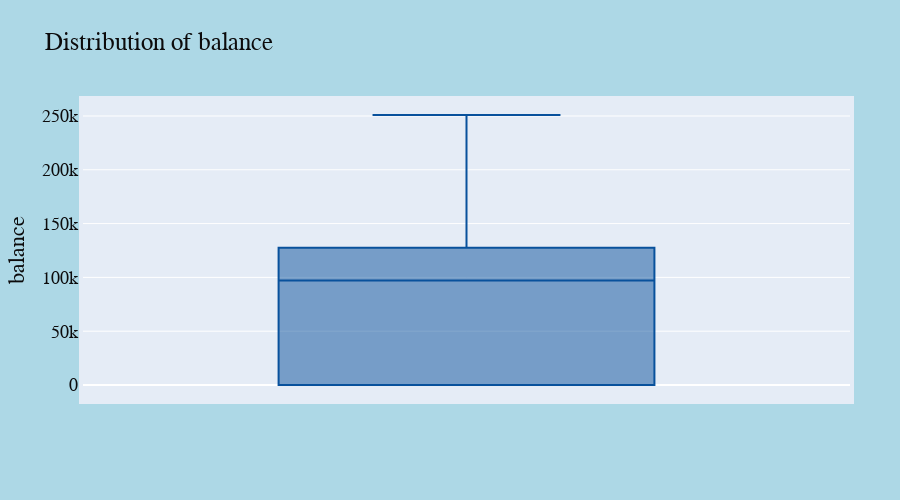
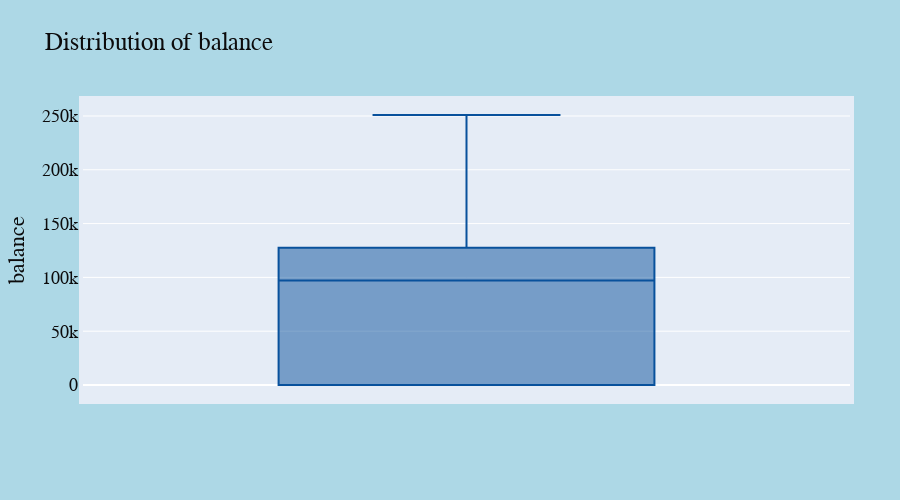

Notebook code cell kept with these figures, in order:
### Code cell
# balance distribution graph

fig = px.box(df, y="balance")
fig.update_layout(
    autosize=False,
    width=900,
    height=500,
    margin=dict(
        l=50,
        r=50,
        b=100,
        t=100,
        pad=4
    ),
    paper_bgcolor="LightBlue",
)
fig.update_traces(jitter=0,name="Suspected Outliers",
    boxpoints='suspectedoutliers',
    marker=dict(
        color='rgb(8,81,156)',
        outliercolor='rgba(219, 64, 82, 0.6)',
        line=dict(
            outliercolor='rgba(219, 64, 82, 0.6)',
            outlierwidth=2)),
    line_color='rgb(8,81,156)')
fig.update_layout(
    height=500,font=dict(
        family="Courier New, monospace",
        size=18,
        color="#0c0b0c"),

    title_text='Distribution of balance')
fig.show()


fig.show()

### Figure 1 — Plotly figure (JSON) as saved in the notebook; plotly's stock layout.template omitted (floating-point values rounded to 4 significant figures; data arrays with more than 128 entries replaced by an {"elided": "..."} marker saying what was removed)
{"data": [{"alignmentgroup": "True", "boxpoints": "suspectedoutliers", "hovertemplate": "balance=%{y}<extra></extra>", "jitter": 0, "legendgroup": "", "line": {"color": "rgb(8,81,156)"}, "marker": {"color": "rgb(8,81,156)", "line": {"outliercolor": "rgba(219, 64, 82, 0.6)", "outlierwidth": 2}, "outliercolor": "rgba(219, 64, 82, 0.6)"}, "name": "Suspected Outliers", "notched": false, "offsetgroup": "", "orientation": "v", "showlegend": false, "type": "box", "x0": " ", "xaxis": "x", "y": {"elided": "10000 float values"}, "y0": " ", "yaxis": "y"}], "layout": {"autosize": false, "boxmode": "group", "font": {"color": "#0c0b0c", "family": "Courier New, monospace", "size": 18}, "height": 500, "legend": {"tracegroupgap": 0}, "margin": {"b": 100, "l": 50, "pad": 4, "r": 50, "t": 100}, "paper_bgcolor": "LightBlue", "title": {"text": "Distribution of balance"}, "width": 900, "xaxis": {"anchor": "y", "domain": [0, 1]}, "yaxis": {"anchor": "x", "domain": [0, 1], "title": {"text": "balance"}}}}

### Figure 2 — Plotly figure (JSON) as saved in the notebook; plotly's stock layout.template omitted (floating-point values rounded to 4 significant figures; data arrays with more than 128 entries replaced by an {"elided": "..."} marker saying what was removed)
{"data": [{"alignmentgroup": "True", "boxpoints": "suspectedoutliers", "hovertemplate": "balance=%{y}<extra></extra>", "jitter": 0, "legendgroup": "", "line": {"color": "rgb(8,81,156)"}, "marker": {"color": "rgb(8,81,156)", "line": {"outliercolor": "rgba(219, 64, 82, 0.6)", "outlierwidth": 2}, "outliercolor": "rgba(219, 64, 82, 0.6)"}, "name": "Suspected Outliers", "notched": false, "offsetgroup": "", "orientation": "v", "showlegend": false, "type": "box", "x0": " ", "xaxis": "x", "y": {"elided": "10000 float values"}, "y0": " ", "yaxis": "y"}], "layout": {"autosize": false, "boxmode": "group", "font": {"color": "#0c0b0c", "family": "Courier New, monospace", "size": 18}, "height": 500, "legend": {"tracegroupgap": 0}, "margin": {"b": 100, "l": 50, "pad": 4, "r": 50, "t": 100}, "paper_bgcolor": "LightBlue", "title": {"text": "Distribution of balance"}, "width": 900, "xaxis": {"anchor": "y", "domain": [0, 1]}, "yaxis": {"anchor": "x", "domain": [0, 1], "title": {"text": "balance"}}}}
